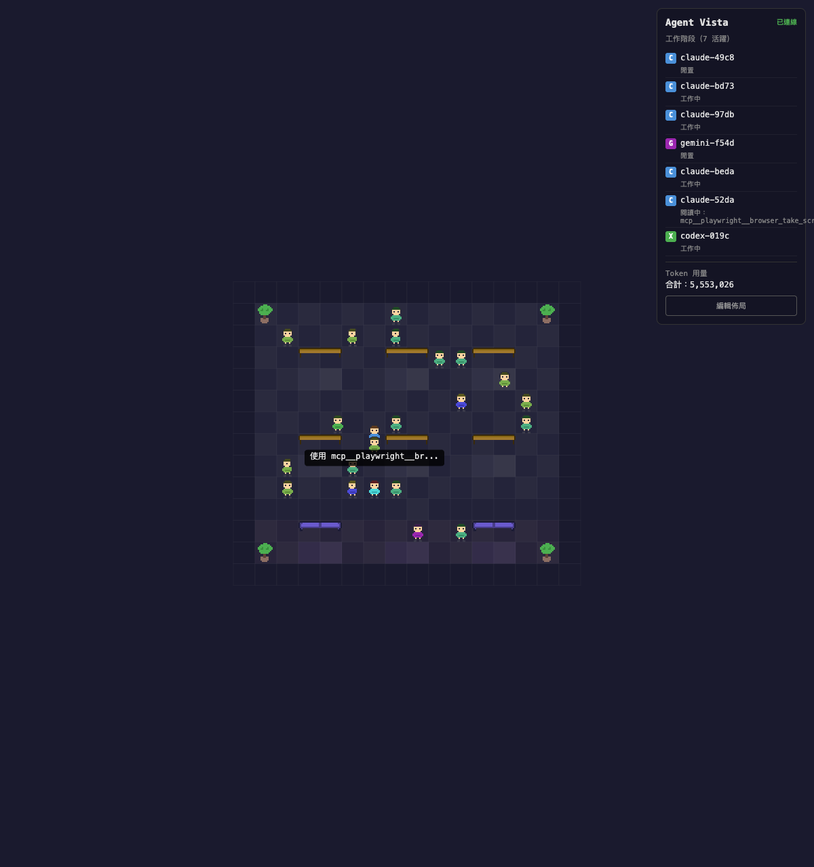
#> input picture stations/agent-vista/agent-vista-e2e.png, 814 x 867 px, shrunk from 1200 x 1279 before the run
$ python -i preprocessing.py   (imports and definitions only)
#> lines starting #> are read from the running program, lines starting #| are printed output that depends on the picture
"""Image preprocessing pipeline for OCR accuracy improvement.

Thin wrapper around image_ops library. Original logic extracted to
libs/image-ops/image_ops/ as composable operators.

Typical accuracy improvement: +20-50% on degraded/handwritten inputs.
"""

from __future__ import annotations

import logging

logger = logging.getLogger(__name__)


def needs_preprocessing(file_path: str) -> bool:
    """Heuristic: detect if image would benefit from preprocessing."""
    try:
        from PIL import Image, ImageStat
    except ImportError:
        return False

    try:
        img = Image.open(file_path).convert("L")
    except Exception:
        return False

    stat = ImageStat.Stat(img)
    return stat.stddev[0] < 50 or stat.mean[0] < 80 or stat.mean[0] > 220


def preprocess(file_path: str, *, force: bool = False) -> str:
    """Run full preprocessing pipeline on an image.

    Args:
        file_path: Path to input image.
        force: If True, always preprocess. If False, auto-detect.

    Returns:
        Path to preprocessed image (temp file). Caller should use and clean up.
        Returns original path if no preprocessing needed.
    """
    if not force and not needs_preprocessing(file_path):
        return file_path

    try:
        from image_ops import parse_operators, run_preprocessing

        ops = parse_operators("grayscale,clahe,denoise,deskew")
        return run_preprocessing(file_path, ops)
    except ImportError:
        logger.warning("image_ops not available, using inline fallback")
        return _preprocess_fallback(file_path)


def _preprocess_fallback(file_path: str) -> str:
    """Inline Pillow fallback when image_ops is not installed."""
#> called with file_path = '../agent-vista/agent-vista-e2e.png'
    import tempfile

    from PIL import Image, ImageEnhance, ImageFilter, ImageOps

    img = Image.open(file_path)
#> img is the input picture: PIL image 814x867 RGB; mean R, G, B 28.5, 28.6, 47.9
    gray = img.convert("L")
    enhanced = ImageOps.autocontrast(gray, cutoff=2)
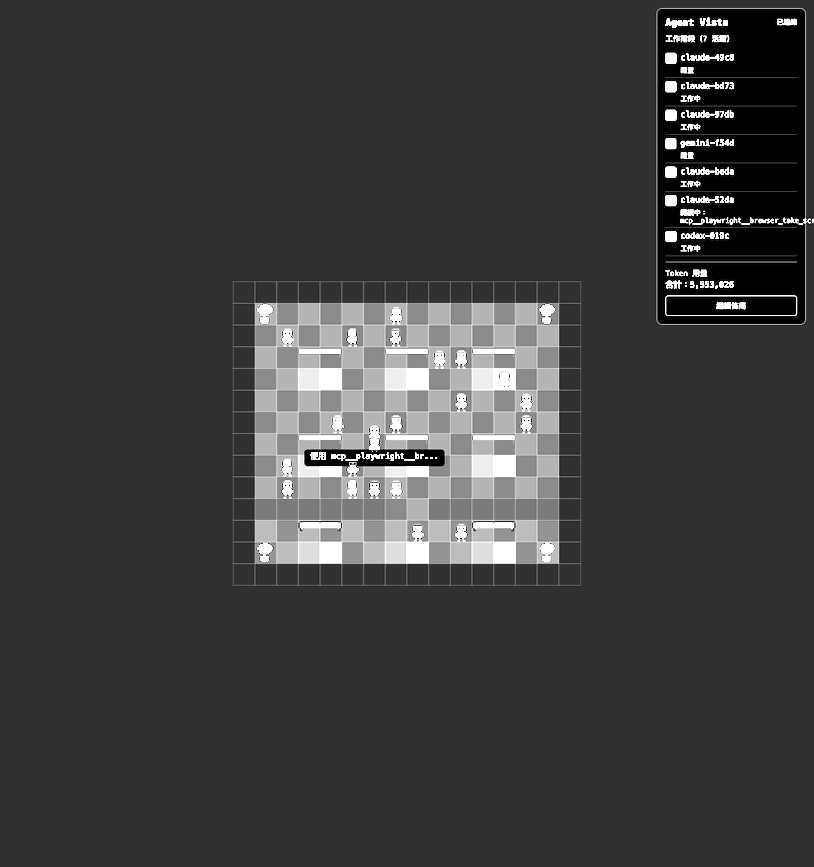
#> enhanced: PIL image 814x867 L; min 0, max 255, mean 62.2
    sharpened = enhanced.filter(ImageFilter.SHARPEN)
    sharpened = sharpened.filter(ImageFilter.SHARPEN)
    high_contrast = ImageEnhance.Contrast(sharpened).enhance(1.8)
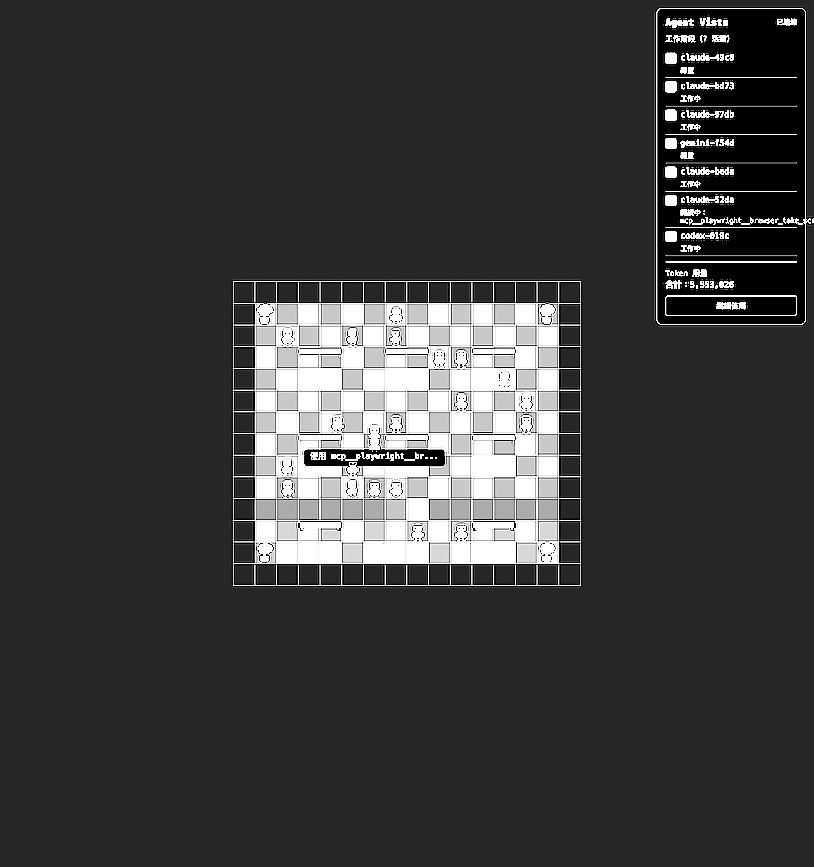
#> high_contrast: PIL image 814x867 L; min 0, max 255, mean 58.5

    fd = tempfile.NamedTemporaryFile(suffix=".png", prefix="ocr_pp_", delete=False)
    fd.close()
    high_contrast.save(fd.name)
    logger.info("Preprocessed (fallback): %s -> %s", file_path, fd.name)
    return fd.name

>>> result = _preprocess_fallback('../agent-vista/agent-vista-e2e.png')
